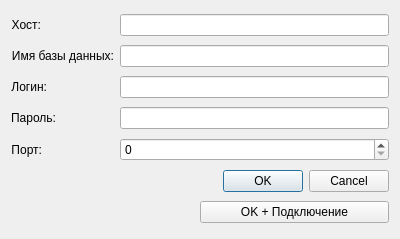
<?xml version="1.0" encoding="UTF-8"?>
<ui version="4.0">
 <class>DbData</class>
 <widget class="QDialog" name="DbData">
  <property name="geometry">
   <rect>
    <x>0</x>
    <y>0</y>
    <width>400</width>
    <height>239</height>
   </rect>
  </property>
  <property name="windowTitle">
   <string>Dialog</string>
  </property>
  <layout class="QGridLayout" name="gridLayout">
   <item row="4" column="1">
    <widget class="QLineEdit" name="le_pass">
     <property name="sizePolicy">
      <sizepolicy hsizetype="Preferred" vsizetype="Fixed">
       <horstretch>0</horstretch>
       <verstretch>0</verstretch>
      </sizepolicy>
     </property>
    </widget>
   </item>
   <item row="4" column="0">
    <widget class="QLabel" name="lb_pass">
     <property name="sizePolicy">
      <sizepolicy hsizetype="Maximum" vsizetype="Preferred">
       <horstretch>0</horstretch>
       <verstretch>0</verstretch>
      </sizepolicy>
     </property>
     <property name="text">
      <string>Пароль:</string>
     </property>
     <property name="alignment">
      <set>Qt::AlignmentFlag::AlignRight|Qt::AlignmentFlag::AlignTrailing|Qt::AlignmentFlag::AlignVCenter</set>
     </property>
    </widget>
   </item>
   <item row="5" column="1">
    <widget class="QSpinBox" name="spB_port">
     <property name="sizePolicy">
      <sizepolicy hsizetype="Preferred" vsizetype="Fixed">
       <horstretch>0</horstretch>
       <verstretch>0</verstretch>
      </sizepolicy>
     </property>
     <property name="maximum">
      <number>65535</number>
     </property>
    </widget>
   </item>
   <item row="2" column="1">
    <widget class="QLineEdit" name="le_login">
     <property name="sizePolicy">
      <sizepolicy hsizetype="Preferred" vsizetype="Fixed">
       <horstretch>0</horstretch>
       <verstretch>0</verstretch>
      </sizepolicy>
     </property>
    </widget>
   </item>
   <item row="1" column="1">
    <widget class="QLineEdit" name="le_dbName">
     <property name="sizePolicy">
      <sizepolicy hsizetype="Preferred" vsizetype="Fixed">
       <horstretch>0</horstretch>
       <verstretch>0</verstretch>
      </sizepolicy>
     </property>
    </widget>
   </item>
   <item row="1" column="0">
    <widget class="QLabel" name="lb_dbName">
     <property name="sizePolicy">
      <sizepolicy hsizetype="Maximum" vsizetype="Preferred">
       <horstretch>0</horstretch>
       <verstretch>0</verstretch>
      </sizepolicy>
     </property>
     <property name="text">
      <string>Имя базы данных:</string>
     </property>
     <property name="alignment">
      <set>Qt::AlignmentFlag::AlignRight|Qt::AlignmentFlag::AlignTrailing|Qt::AlignmentFlag::AlignVCenter</set>
     </property>
    </widget>
   </item>
   <item row="0" column="0">
    <widget class="QLabel" name="lb_host">
     <property name="sizePolicy">
      <sizepolicy hsizetype="Fixed" vsizetype="Minimum">
       <horstretch>35</horstretch>
       <verstretch>0</verstretch>
      </sizepolicy>
     </property>
     <property name="text">
      <string>Хост:</string>
     </property>
     <property name="alignment">
      <set>Qt::AlignmentFlag::AlignRight|Qt::AlignmentFlag::AlignTrailing|Qt::AlignmentFlag::AlignVCenter</set>
     </property>
    </widget>
   </item>
   <item row="2" column="0">
    <widget class="QLabel" name="lb_login">
     <property name="sizePolicy">
      <sizepolicy hsizetype="Maximum" vsizetype="Preferred">
       <horstretch>0</horstretch>
       <verstretch>0</verstretch>
      </sizepolicy>
     </property>
     <property name="text">
      <string>Логин:</string>
     </property>
     <property name="alignment">
      <set>Qt::AlignmentFlag::AlignRight|Qt::AlignmentFlag::AlignTrailing|Qt::AlignmentFlag::AlignVCenter</set>
     </property>
    </widget>
   </item>
   <item row="6" column="0" colspan="2">
    <widget class="QDialogButtonBox" name="buttonBox">
     <property name="orientation">
      <enum>Qt::Orientation::Horizontal</enum>
     </property>
     <property name="standardButtons">
      <set>QDialogButtonBox::StandardButton::Cancel|QDialogButtonBox::StandardButton::Ok</set>
     </property>
    </widget>
   </item>
   <item row="5" column="0">
    <widget class="QLabel" name="lb_port">
     <property name="sizePolicy">
      <sizepolicy hsizetype="Maximum" vsizetype="Preferred">
       <horstretch>0</horstretch>
       <verstretch>0</verstretch>
      </sizepolicy>
     </property>
     <property name="text">
      <string>Порт:</string>
     </property>
     <property name="alignment">
      <set>Qt::AlignmentFlag::AlignRight|Qt::AlignmentFlag::AlignTrailing|Qt::AlignmentFlag::AlignVCenter</set>
     </property>
    </widget>
   </item>
   <item row="0" column="1">
    <widget class="QLineEdit" name="le_host">
     <property name="sizePolicy">
      <sizepolicy hsizetype="Minimum" vsizetype="Fixed">
       <horstretch>0</horstretch>
       <verstretch>0</verstretch>
      </sizepolicy>
     </property>
    </widget>
   </item>
   <item row="7" column="1">
    <layout class="QHBoxLayout" name="horizontalLayout">
     <property name="leftMargin">
      <number>80</number>
     </property>
     <property name="topMargin">
      <number>0</number>
     </property>
     <item>
      <widget class="QPushButton" name="pb_acceptconnect">
       <property name="text">
        <string>OK + Подключение</string>
       </property>
      </widget>
     </item>
    </layout>
   </item>
  </layout>
 </widget>
 <resources/>
 <connections>
  <connection>
   <sender>buttonBox</sender>
   <signal>accepted()</signal>
   <receiver>DbData</receiver>
   <slot>accept()</slot>
   <hints>
    <hint type="sourcelabel">
     <x>248</x>
     <y>254</y>
    </hint>
    <hint type="destinationlabel">
     <x>157</x>
     <y>274</y>
    </hint>
   </hints>
  </connection>
  <connection>
   <sender>buttonBox</sender>
   <signal>rejected()</signal>
   <receiver>DbData</receiver>
   <slot>reject()</slot>
   <hints>
    <hint type="sourcelabel">
     <x>316</x>
     <y>260</y>
    </hint>
    <hint type="destinationlabel">
     <x>286</x>
     <y>274</y>
    </hint>
   </hints>
  </connection>
 </connections>
</ui>
